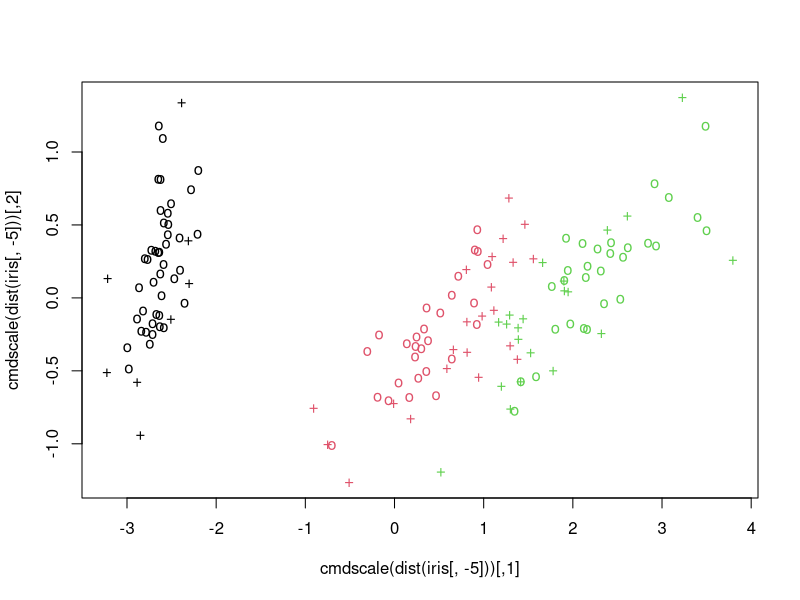

Source code (R):
# SVM para clasificación multiclase

# Para este ejemplo, trabajaremos con el dataset clásico, Iris data.
library("e1071")
data(iris)
 attach(iris)
## classification mode
# default with factor response:
model <- svm(Species ~ ., data = iris)

# alternatively the traditional interface:
x <- subset(iris, select = -Species)
y <- Species
model <- svm(x, y)
print(model)

summary(model)


# test with train data
pred <- predict(model, x)
# (same as:)
pred <- fitted(model)
# Check accuracy:
table(pred, y)


# compute decision values and probabilities:
pred <- predict(model, x, decision.values = TRUE)
attr(pred, "decision.values")[1:4,]
# visualize (classes by color, SV by crosses):
plot(cmdscale(dist(iris[,-5])),col = as.integer(iris[,5]),pch = c("o","+")[1:150 %in% model$index + 1])